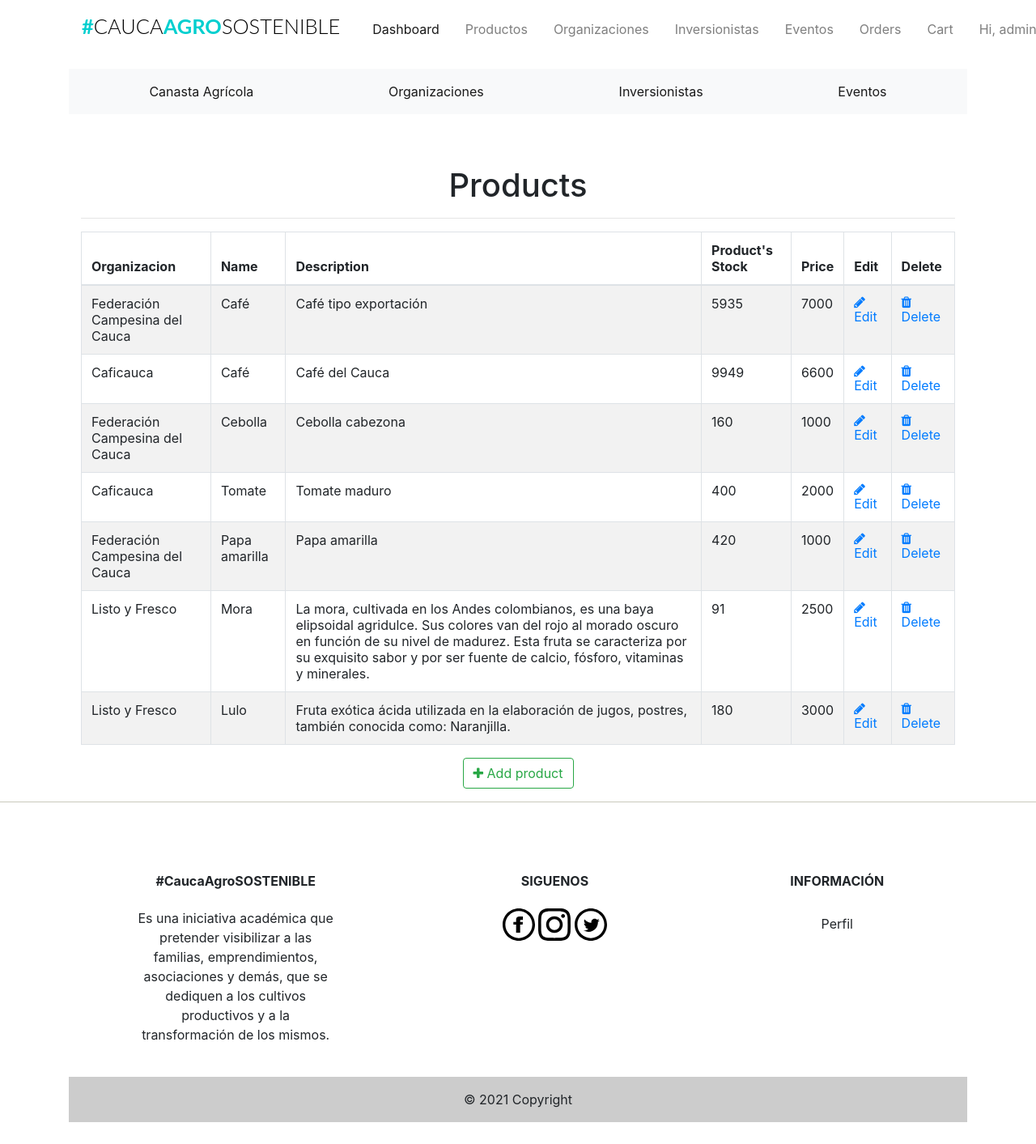
Page /admin/products (signed in) on the committed database.
### app/models.py (models this page shows, shortened)
class Users(UserMixin, db.Model):
    __tablename__ = "users"
    id = db.Column(db.Integer, primary_key=True)
    firstname = db.Column(db.String(24), index=True)
    lastname = db.Column(db.String(24), index=True)
    email = db.Column(db.String(50), index=True, unique=True)
    password_hash = db.Column(db.String)
    phonenumber = db.Column(db.String(18), index=True, unique=True)
    is_admin = db.Column(db.Boolean, default=False)
    order = db.relationship('Orders', backref='user')
    kart = db.relationship('Kart', uselist=False, backref='user')
    shipping_info = db.relationship('Shipping', backref='user', lazy='dynamic')

class Products(db.Model):
    __tablename__ = 'products'
    id = db.Column(db.Integer, primary_key=True)
    product_name = db.Column(db.String(100), index=True)
    product_price = db.Column(db.Integer, index=True)
    product_image = db.Column(db.String(120))
    product_description = db.Column(db.String(200))
    product_stock = db.Column(db.Integer)
    promotion_value = db.Column(db.Integer, index=True)
    organizacion_id = db.Column(db.Integer, db.ForeignKey('organizaciones.id'))

class Organizaciones(db.Model):
    __tablename__ = 'organizaciones'
    id = db.Column(db.Integer, primary_key=True)
    organizacion_name = db.Column(db.String(20), index=True)
    organizacion_image = db.Column(db.String(120))
    organizacion_location = db.Column(db.String(120))
    organizacion_phone = db.Column(db.String(15))
    product = db.relationship('Products', backref='organizacion')

### app/admin/routes.py (the view)
@admin.route('/products', methods=['GET'])
@login_required
def list_products():
    check_admin()
    '''
	list all products
	'''
    products = Products.query.all()
    return render_template('admin/products/products.html', title='Products', products=products)

### app/admin/routes.py (called while the page is built)
def check_admin():
    if not current_user.is_admin:
        abort(403)

### app/models.py (called while the page is built)
@login_manager.user_loader
def load_user(id):
    return Users.query.get(int(id))

### app/templates/admin/products/products.html (shortened to what this page needs)
{% extends "base.html" %}
{% block head %}
<head>
    <link href="//maxcdn.bootstrapcdn.com/font-awesome/4.1.0/css/font-awesome.min.css" rel="stylesheet">
</head>
{% endblock head %}
{% block body %}
<div class="container">
  <div class="outer">
    <div class="middle">
      <div class="inner">
        <br/>
        <br/>
        <h1 style="text-align:center;">Products</h1>
        {% if products %}
          <hr class="intro-divider">
            <table class="table table-striped table-bordered">
              <thead>
                <tr>
                  <th> Organizacion</th>
                  <th> Name</th>
                  <th> Description </th>
                  <th> Product's Stock </th>
                  <th> Price </th>
                  <th> Edit </th>
                  <th> Delete </th>
                </tr>
              </thead>
              <tbody>
              {% for product in products %}
                <tr>
                  <td>{{ product.organizacion.organizacion_name}} </td>
                  <td> {{ product.product_name }} </td>
                  <td> {{ product.product_description }} </td>
                  <td> {{ product.product_stock }} </td>
                  <td> {{ product.product_price }} </td>
                  <td>
                    <a href="{{ url_for('admin.edit_product', id=product.id) }}">
                      <i class="fa fa-pencil"></i> Edit
                    </a>
                  </td>
                  <td>
                    <a href="{{ url_for('admin.delete_product', id=product.id) }}">
                      <i class="fa fa-trash" aria-hidden="true"></i> Delete
                    </a>
                  </td>
                </tr>
              {% endfor %}
              </tbody>
            </table>
          </div>
          <div style="text-align: center">
        {% else %}
          <div style="text-align: center">
            <h3> No Products have been added. </h3>
            <hr class="intro-divider">
        {% endif %}
          <a href="{{ url_for('admin.add_product') }}" class="btn btn-outline-success">
            <i class="fa fa-plus"></i>
            Add product
          </a>
        </div>
      </div>
    </div>
  </div>
{% endblock %}

### app/templates/navbar.html (shortened to what this page needs)
{% block navbar %}
<div class="container mt-1 mb-3">
  <nav class="navbar navbar-expand-lg navbar-light">
    <h1 class="brand_name">
      <a class="navbar-brand" href="{{ url_for('home.homepage') }}">#<span>CAUCA</span>AGRO<span>SOSTENIBLE</span></a>
    </h1>
    <div class="collapse navbar-collapse" id="navbarNav">
      <ul class="navbar-nav ml-auto mr-auto mt-2 mt-lg-0">
        {% if current_user.is_authenticated %}
        {% if current_user.is_admin %}
        <li class="nav-item ml-3">
          <a class="nav-link active" href="{{ url_for('home.admin_dashboard') }}">Dashboard</a>
        </li>
        <li class="nav-item ml-3">
          <a class="nav-link" href="{{ url_for('admin.list_products') }}">Productos</a>
        </li>
        <li class="nav-item ml-3">
          <a class="nav-link" href="{{ url_for('admin.list_organizaciones') }}">Organizaciones</a>
        </li>
        <li class="nav-item ml-3">
          <a class="nav-link" href="{{ url_for('admin.list_inversionistas') }}">Inversionistas</a>
        </li>
        <li class="nav-item ml-3">
          <a class="nav-link" href="{{ url_for('admin.list_eventos') }}">Eventos</a>
        </li>
        <li class="nav-item ml-3">
          <a class="nav-link" href="{{ url_for('admin.list_orders') }}">Orders</a>
        </li>
        <li class="nav-item ml-3">
          <a class="nav-link" href="{{ url_for('users.cart') }}">Cart</a>
        </li>
        {% else %}
        <li class="nav-item ml-3">
          <a class="nav-link" href="{{ url_for('users.cart') }}">Cart<span class="badge badge-light">{{ count
              }}</span></a>
        </li>
        {% endif %}
        <li class="nav-item dropdown ml-3">
          <a class="nav-link dropdown-toggle" data-toggle="dropdown" href="#" role="button" aria-haspopup="true"
            aria-expanded="false">
            Hi, {{ current_user.firstname }}!
          </a>
        </li>
        {% endif %}
      </ul>
    </div>
  </nav>
</div>
{% endblock %}

### app/static/css/st.css (style rules this page uses)
.brand_name .navbar-brand { font-size:1.59rem; text-transform: uppercase; font-family: 'Lato', sans-serif; font-weight: 700; color: #333; }
.brand_name >.navbar-brand { color:#01CFCF; text-decoration: none; }
.brand_name >.navbar-brand span { color: #000; font-weight: 300; }
.navbar-nav { width: 100%; align-items: flex-start; }

### rows in the picture
Users: firstname "admin"
Products: organizacion.organizacion_name "Federación Campesina del Cauca", product_name "Café", product_description "Café tipo exportación", product_stock "5935", product_price "7000"
Products: organizacion.organizacion_name "Caficauca", product_name "Café", product_description "Café del Cauca", product_stock "9949", product_price "6600"
Products: organizacion.organizacion_name "Federación Campesina del Cauca", product_name "Cebolla", product_description "Cebolla cabezona", product_stock "160", product_price "1000"
Products: organizacion.organizacion_name "Caficauca", product_name "Tomate", product_description "Tomate maduro", product_stock "400", product_price "2000"
Products: organizacion.organizacion_name "Federación Campesina del Cauca", product_name "Papa amarilla", product_description "Papa amarilla", product_stock "420", product_price "1000"
Products: organizacion.organizacion_name "Listo y Fresco", product_name "Mora", product_description "La mora, cultivada en los Andes colombianos, es una baya elipsoidal agridulce. Sus colores van del rojo al morado oscuro en función de su nivel de madurez. Esta fruta se caracteriza por su exquisito sabor y por ser fuente de calcio, fósforo, vitaminas y minerales.", product_stock "91", product_price "2500"
Products: organizacion.organizacion_name "Listo y Fresco", product_name "Lulo", product_description "Fruta exótica ácida utilizada en la elaboración de jugos, postres, también conocida como: Naranjilla.", product_stock "180", product_price "3000"
